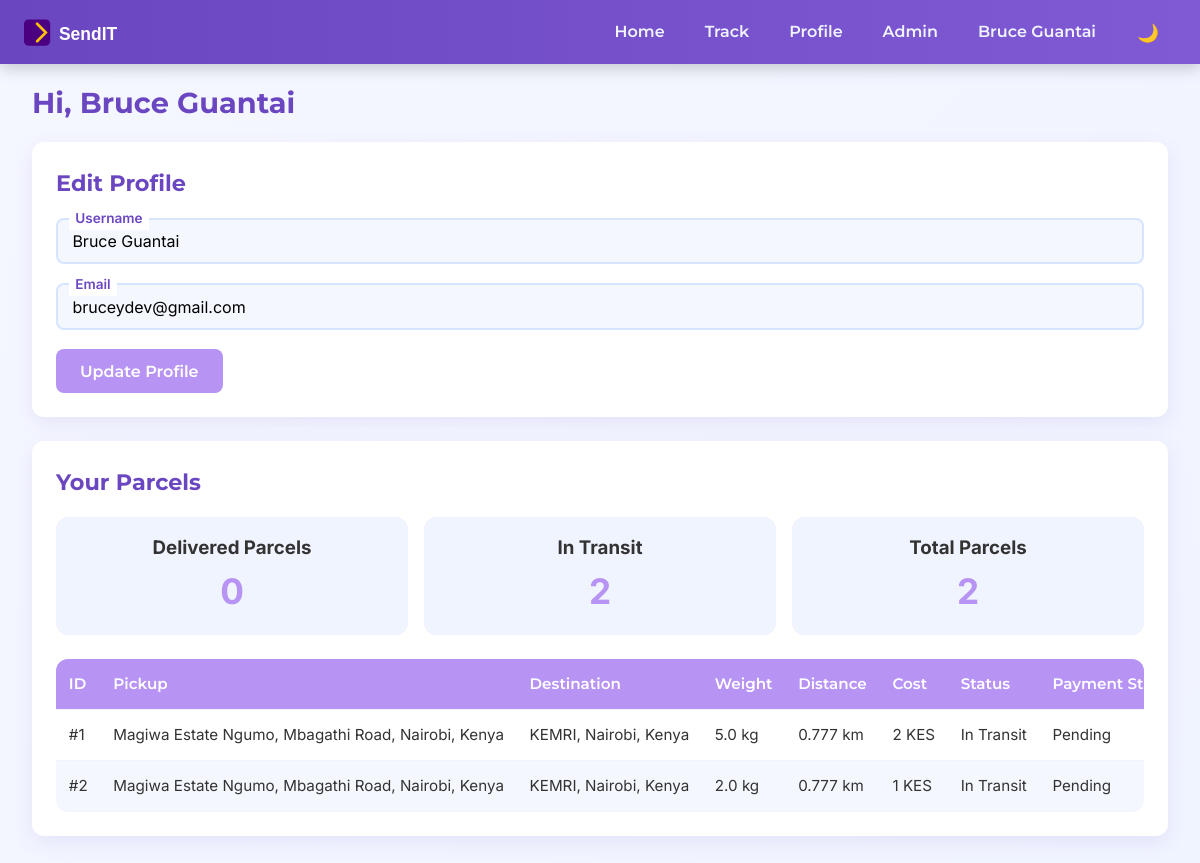
The app's page /profile (signed in) with its own data.
### models.py (models this page shows)
    class User(db.Model, UserMixin):
        id = db.Column(db.Integer, primary_key=True)
        username = db.Column(db.String(80), unique=True, nullable=False)
        email = db.Column(db.String(120), unique=True, nullable=False)
        password = db.Column(db.String(255), nullable=False)
        is_admin = db.Column(db.Boolean, default=False)
        parcels = db.relationship('Parcel', backref='user', lazy=True)

    class Parcel(db.Model):
        id = db.Column(db.Integer, primary_key=True)
        pickup = db.Column(db.String(255), nullable=False)
        destination = db.Column(db.String(255), nullable=False)
        weight = db.Column(db.Float, nullable=False)
        distance = db.Column(db.Float, nullable=False)
        cost = db.Column(db.Float, nullable=False)
        user_id = db.Column(db.Integer, db.ForeignKey('user.id'), nullable=False)
        tracking_number = db.Column(db.String(16), unique=True, nullable=False)
        status = db.Column(db.String(20), nullable=False, default='Pending')
        current_location = db.Column(db.String(255))
        created_at = db.Column(db.DateTime, nullable=False, default=datetime.utcnow)
        tracking_history = db.Column(JSON, nullable=False, default=[])
        payments = db.relationship('Payment', backref='parcel', lazy=True)

    class Payment(db.Model):
        id = db.Column(db.Integer, primary_key=True)
        parcel_id = db.Column(db.Integer, db.ForeignKey('parcel.id'), nullable=False)
        user_id = db.Column(db.Integer, db.ForeignKey('user.id'), nullable=False)
        amount = db.Column(db.Float, nullable=False)
        phone_number = db.Column(db.String(20), nullable=False)
        status = db.Column(db.String(20), nullable=False, default='pending')
        transaction_id = db.Column(db.String(50))

### routes.py (the view, shortened to what this page needs)
@bp.route('/profile', methods=['GET', 'POST'])
@login_required
def profile():
    User = current_app.user_model
    Parcel = current_app.parcel_model
    Payment = current_app.payment_model
    edit_form = EditUserForm(original_email=current_user.email)
    parcels = Parcel.query.filter_by(user_id=current_user.id).all()
    payment_statuses = {
        parcel.id: Payment.query.filter_by(parcel_id=parcel.id).first()
        for parcel in parcels
    }
    delivered = len([p for p in parcels if p.status == 'Delivered'])
    in_transit = len([p for p in parcels if p.status == 'In Transit'])
    return render_template('profile.html', edit_form=edit_form, parcels=parcels,payment_statuses=payment_statuses,
                           delivered=delivered, in_transit=in_transit)

### forms.py
class EditUserForm(FlaskForm):
    username = StringField('Username', validators=[DataRequired(), Length(min=3, max=20)])
    email = StringField('Email', validators=[DataRequired(), Email()])
    submit = SubmitField('Update Profile')
    def __init__(self, original_email, *args, **kwargs):
        super(EditUserForm, self).__init__(*args, **kwargs)
        self.original_email = original_email

### templates/profile.html (shortened to what this page needs)
{% extends "base.html" %}
{% block content %}
<div class="container">
    <h1>Hi, {{ current_user.username }}</h1>
    <div class="card">
        <h2>Edit Profile</h2>
        <form method="POST">
            <div class="form-group">
                {{ edit_form.username.label(class="form-control-label") }}
                {{ edit_form.username(class="form-control", placeholder=" ", value=current_user.username) }}
            </div>
            <div class="form-group">
                {{ edit_form.email.label(class="form-control-label") }}
                {{ edit_form.email(class="form-control", placeholder=" ", value=current_user.email) }}
            </div>
            {{ edit_form.submit(class="btn btn-secondary") }}
        </form>
    </div>
    <div class="card">
        <h2>Your Parcels</h2>
        <div class="profile-stats">
            <div class="stat-card">
                <h3>Delivered Parcels</h3>
                <p class="stat-number">{{ delivered }}</p>
            </div>
            <div class="stat-card">
                <h3>In Transit</h3>
                <p class="stat-number">{{ in_transit }}</p>
            </div>
            <div class="stat-card">
                <h3>Total Parcels</h3>
                <p class="stat-number">{{ parcels|length }}</p>
            </div>
        </div>
        <table class="parcel-table">
            <thead>
                <tr>
                    <th>ID</th>
                    <th>Pickup</th>
                    <th>Destination</th>
                    <th>Weight</th>
                    <th>Distance</th>
                    <th>Cost</th>
                    <th>Status</th>
                    <th>Payment Status</th>
                </tr>
            </thead>
            <tbody>
                {% for parcel in parcels %}
                <tr>
                    <td>#{{ parcel.id }}</td>
                    <td>{{ parcel.pickup }}</td>
                    <td>{{ parcel.destination }}</td>
                    <td>{{ parcel.weight }} kg</td>
                    <td>{{ parcel.distance|default('N/A') }} km</td>
                    <td>{{ parcel.cost|default('N/A')|int }} KES</td>
                    <td>{{ parcel.status }}</td>
                    <td>
                        {% if payment_statuses[parcel.id] %}
                            {{ payment_statuses[parcel.id].status|capitalize }}
                        {% else %}
                            Not Initiated
                        {% endif %}
                    </td>
                </tr>
                {% endfor %}
            </tbody>
        </table>
    </div>
</div>
{% endblock %}

### templates/base.html (shortened to what this page needs)
<!DOCTYPE html>
<html lang="en">
<head>
    <link rel="stylesheet" href="{{ url_for('static', filename='style.css') }}">
</head>
<body class="light-theme">
    <nav class="nav">
        <img src="{{ url_for('static', filename='logo.svg') }}" alt="SendIT Logo" class="nav-logo">
        <ul class="nav-links">
            <li><a href="{{ url_for('main.index') }}" {% if request.endpoint == 'index' %}class="active"{% endif %}>Home</a></li>
            <li><a href="{{ url_for('main.track') }}" {% if request.endpoint == 'track' %}class="active"{% endif %}>Track</a></li>
            {% if current_user.is_authenticated %}
                <li><a href="{{ url_for('main.profile') }}" {% if request.endpoint == 'profile' %}class="active"{% endif %}>Profile</a></li>
                {% if current_user.is_admin %}
                    <li><a href="{{ url_for('main.admin') }}" {% if request.endpoint == 'admin' %}class="active"{% endif %}>Admin</a></li>
                {% endif %}
                <li>
                    <span class="nav-username">{{ current_user.username }}</span>
                </li>
                <li>
                    <button id="theme-toggle" class="btn btn-small btn-theme-toggle" title="Toggle Theme">
                        <span class="theme-icon">🌙</span>
                    </button>
                </li>
            {% endif %}
        </ul>
    </nav>
    <div class="container">
        {% block content %}{% endblock %}
    </div>
</body>
</html>

### static/style.css (style rules this page uses)
* { margin: 0; padding: 0; box-sizing: border-box; font-family: 'Inter', sans-serif; touch-action: manipulation; }
body { background: linear-gradient(135deg, #f5f7ff 0%, #f0f4ff 100%); color: #333333; min-height: 100vh; line-height: 1.6; overflow-x: hidden; }
.nav { background: linear-gradient(90deg, #6b46c1 0%, #805ad5 100%); position: fixed; top: 0; left: 0; right: 0; padding: 0.75rem 1.5rem; display: flex; justify-content: space-between; align-items: center; box-shadow: 0 4px 15px rgba(0, 0, 0, 0.2); z-index: 1000; animation: fadeIn 0.5s ease-in; }
.nav-logo { height: 35px; transition: transform 0.3s ease; }
.nav-links { list-style: none; display: flex; gap: 1.5rem; align-items: center; }
.nav-links a { color: #f0f4ff; text-decoration: none; font-family: 'Montserrat', sans-serif; font-size: clamp(0.9rem, 2.5vw, 1rem); font-weight: 600; padding: 0.5rem; position: relative; transition: color 0.3s ease, transform 0.3s ease; }
.nav-username { color: #f0f4ff; font-family: 'Montserrat', sans-serif; font-size: clamp(0.9rem, 2.5vw, 1rem); font-weight: 600; padding: 0.5rem; cursor: pointer; transition: color 0.3s ease; }
.btn-theme-toggle { background: transparent; border: 1px solid #f0f4ff; color: #f0f4ff; font-family: 'Montserrat', sans-serif; font-size: clamp(0.9rem, 2.5vw, 1rem); font-weight: 600; padding: 0.5rem; border-radius: 8px; display: flex; align-items: center; justify-content: center; width: 40px; height: 40px; transition: color 0.3s ease, border-color 0.3s ease, transform 0.3s ease; }
.btn-theme-toggle .theme-icon { font-size: clamp(1rem, 2.5vw, 1.1rem); }
.container { max-width: 100%; width: min(1280px, 100vw); margin: 5rem auto 1rem; padding: 0 1rem; }
.card { background: #fff; border-radius: 12px; box-shadow: 0 6px 20px rgba(107, 70, 193, 0.1); padding: 1.5rem; margin-bottom: 1.5rem; transition: transform 0.3s ease; }
h1, h2 { font-family: 'Montserrat', sans-serif; color: #6b46c1; font-weight: 700; margin-bottom: 1rem; }
h1 { font-size: clamp(1.5rem, 5vw, 1.8rem); }
h2 { font-size: clamp(1.2rem, 4vw, 1.4rem); }
.form-group { position: relative; margin-bottom: 1.2rem; }
.form-control { width: 100%; padding: 0.7rem 0.9rem; border: 2px solid #d6e4ff; border-radius: 8px; font-size: clamp(0.9rem, 2.5vw, 1rem); background: #f5f7ff; transition: border-color 0.3s ease, box-shadow 0.3s ease; }
.form-control-label { position: absolute; top: -0.6rem; left: 0.8rem; background: #fff; padding: 0 0.4rem; font-size: clamp(0.75rem, 2vw, 0.85rem); color: #6b46c1; font-weight: 600; transition: all 0.3s ease; }
.btn { padding: 0.7rem 1.5rem; border: none; border-radius: 8px; font-family: 'Montserrat', sans-serif; font-size: clamp(0.9rem, 2.5vw, 1rem); font-weight: 600; cursor: pointer; transition: background 0.3s ease, transform 0.3s ease, box-shadow 0.3s ease; margin-right: 0.5rem; min-height: 44px; }
.btn-secondary { background: #b794f4; color: #fff; }
.btn-small { padding: 0.5rem 1rem; font-size: clamp(0.85rem, 2vw, 0.9rem); min-height: 36px; }
.parcel-table { width: 100%; border-collapse: collapse; background: #fff; border-radius: 12px; overflow: hidden; display: block; overflow-x: auto; white-space: nowrap; }
.parcel-table th, .parcel-table td { padding: 0.8rem; text-align: left; border-bottom: 1px solid #f0f4ff; font-size: clamp(0.85rem, 2.5vw, 0.95rem); }
.parcel-table th { background: #b794f4; color: #fff; font-family: 'Montserrat', sans-serif; font-weight: 600; }
.parcel-table tr:nth-child(even) { background: #f5f7ff; }
.profile-stats { display: grid; grid-template-columns: repeat(auto-fit, minmax(150px, 1fr)); gap: 1rem; margin-bottom: 1.5rem; }
.stat-card { background: #f0f4ff; padding: 1rem; border-radius: 12px; text-align: center; transition: transform 0.3s ease, box-shadow 0.3s ease; }
.stat-number { font-size: clamp(2rem, 6vw, 2.2rem); color: #b794f4; font-weight: 700; }

### records on screen
User: username "Bruce Guantai", email "bruceydev@gmail.com"
Parcel: id "1", pickup "Magiwa Estate Ngumo, Mbagathi Road, Nairobi, Kenya", destination "KEMRI, Nairobi, Kenya", weight "5.0", distance "0.777", cost "2", status "In Transit"
Payment: status "Pending"
Parcel: id "2", pickup "Magiwa Estate Ngumo, Mbagathi Road, Nairobi, Kenya", destination "KEMRI, Nairobi, Kenya", weight "2.0", distance "0.777", cost "1", status "In Transit"
Payment: status "Pending"

### other values on screen
{{ edit_form.username.label(class="form-control-label") }} "Username"
{{ edit_form.email.label(class="form-control-label") }} "Email"
{{ delivered }} "0"
{{ in_transit }} "2"
{{ parcels|length }} "2"
